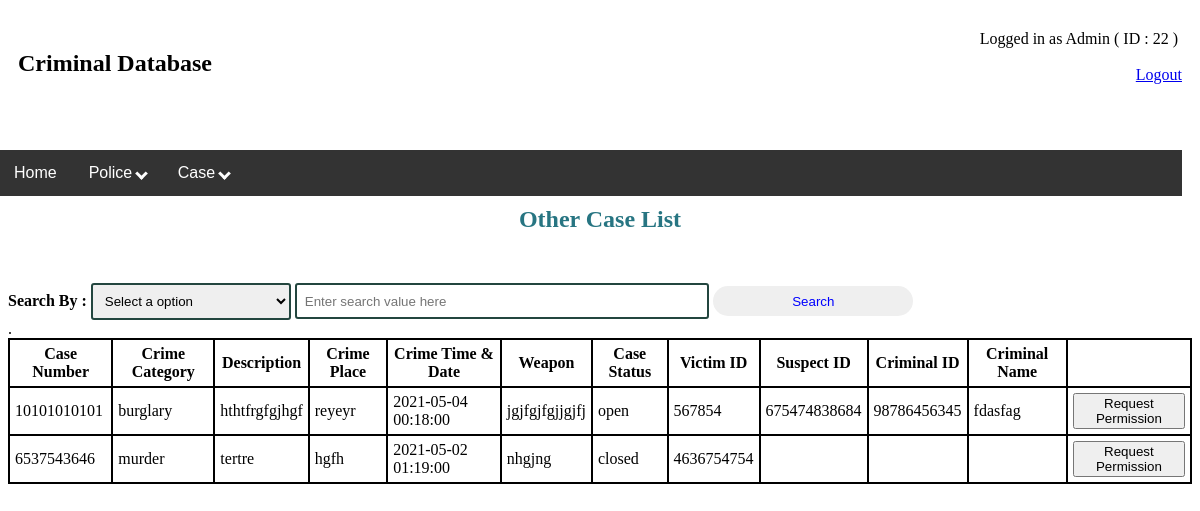
The app's page /view/OTHER CASES_police.php (signed in) with its own data.
### tables this page shows
CREATE TABLE `case_file` (
  `CaseNumber` varchar(20) NOT NULL,
  `CrimeCategory` varchar(20) NOT NULL,
  `Description` varchar(200) NOT NULL,
  `CrimePlace` varchar(20) NOT NULL,
  `TimeDate` datetime NOT NULL,
  `Weapon` varchar(30) NOT NULL,
  `CaseStatus` varchar(10) NOT NULL,
  `ReportingPoliceID` varchar(20) NOT NULL,
  `Privacy` varchar(20) NOT NULL
);

CREATE TABLE `victim` (
  `Victim_ID` varchar(30) NOT NULL,
  `NID` varchar(30) NOT NULL,
  `Description` varchar(200) NOT NULL,
  `CaseNumber` varchar(20) NOT NULL
);

CREATE TABLE `suspect` (
  `Suspect_ID` varchar(20) NOT NULL,
  `NID` varchar(30) NOT NULL,
  `Description` varchar(200) NOT NULL,
  `CaseNumber` varchar(20) NOT NULL
);

CREATE TABLE `convicted_criminal` (
  `Criminal_ID` varchar(20) NOT NULL,
  `NID` varchar(30) NOT NULL,
  `Description` varchar(200) NOT NULL,
  `CaseNumber` varchar(20) NOT NULL
);

CREATE TABLE `person` (
  `NID` varchar(20) NOT NULL,
  `Name` varchar(20) NOT NULL,
  `DateOfBirth` date NOT NULL,
  `Gender` varchar(10) NOT NULL,
  `Address` varchar(50) NOT NULL,
  `PhoneNo` varchar(20) NOT NULL
);

### model/model.php (called while the page is built, shortened)
<?php
function getAllOtherCase($policeID){
    $conn = db_conn();
    $selectQuery = "SELECT case_file.CaseNumber, CrimeCategory, case_file.Description, CrimePlace, TimeDate, Weapon, CaseStatus, Victim_ID, victim.NID as 'vNID', victim.Description as 'vDescription', Suspect_ID, suspect.NID as 'sNID', suspect.Description as 'sDescription', Criminal_ID, convicted_criminal.NID as 'cNID', convicted_criminal.Description as 'cDescription', Name, DateOfBirth, Gender, Address, PhoneNo FROM case_file LEFT JOIN convicted_criminal ON case_file.CaseNumber = convicted_criminal.CaseNumber LEFT JOIN suspect ON case_file.CaseNumber = suspect.CaseNumber LEFT JOIN victim ON case_file.CaseNumber = victim.CaseNumber LEFT JOIN person ON person.NID = convicted_criminal.NID WHERE case_file.CaseNumber not in (SELECT CaseNumber FROM case_access where Police_ID = '$policeID') and ReportingPoliceID != '$policeID' and Privacy = 'public'";
    try{
        $stmt = $conn->query($selectQuery);
    }catch(PDOException $e){
        echo $e->getMessage();
    }
    $rows = $stmt->fetchAll(PDO::FETCH_ASSOC);
    return $rows;
}
?>

### view/other cases_police 2.php (the view, shortened to what this page needs)
<?php
require_once '../model/model.php';
if (isset($_SESSION['policeID'])) {
    $myCaseList = getAllOtherCase($_SESSION['policeID']);
}
?>
<!DOCTYPE html>
<html>
<head>
    <link rel="stylesheet" type="text/css" href="../style.css">
</head>
<body>
    <h2 class="h2">Other Case List</h2>
    <form method="post">
        <span id=""><b>Search By :</b> </span>
        <select name="searchBy" class="textBox1">
            <option value="" disabled selected>Select a option</option>
        </select>
        <input class="textBox" type="text" name="searchValue" placeholder="Enter search value here">
        <input id="submit" type="submit" name="search" value="Search">
    </form>
<table>
    <thead>
        <tr>
            <th>Case Number</th>
            <th>Crime Category</th>
            <th>Description</th>
            <th>Crime Place</th>
            <th>Crime Time & Date</th>
            <th>Weapon</th>
            <th>Case Status</th>
            <th>Victim ID</th>
            <th>Suspect ID</th>
            <th>Criminal ID</th>
            <th>Criminal Name</th>
        </tr>.
    </thead>
    <tbody>
        <?php
        foreach ($myCaseList as $i => $case):
            echo '<tr>';
                echo '<td>' .$case["CaseNumber"]. '</td>';
                echo '<td>' .$case["CrimeCategory"]. '</td>';
                echo '<td>' .$case["Description"]. '</td>';
                echo '<td>' .$case["CrimePlace"]. '</td>';
                echo '<td>' .$case["TimeDate"]. '</td>';
                echo '<td>' .$case["Weapon"]. '</td>';
                echo '<td>' .$case["CaseStatus"]. '</td>';
                echo '<td>' .$case["Victim_ID"]. '</td>';
                echo '<td>' .$case["Suspect_ID"]. '</td>';
                echo '<td>' .$case["Criminal_ID"]. '</td>';
                echo '<td>' .$case["Name"]. '</td>';
                echo '<td><a href="REQUEST PERMISSION.php?CaseNumber=' .$case["CaseNumber"]. '"><button>Request Permission</button></a></td>';
            echo '</tr>' ;
        endforeach;
        ?>
    </tbody>
</table>
</body>
</html>

### style.css (style rules this page uses)
.textBox { width: 400px; height: 30px; border: 2px solid #23463f; border-radius: 3px; padding-left: 8px; }
.textBox1 { width: 200px; height: 37px; border: 2px solid #23463f; border-radius: 3px; padding-left: 8px; }
#submit { width: 200px; height: 30px; border: none; border-radius: 17px; padding-left: 7px; color: blue; }
.h2 { text-align: center; color: #277582; padding: 30px; }
table { width: 100%; }
table,th,td { border : 2px solid black; border-collapse: collapse; }
th,td { padding: 5px; }

### records on screen
case_file: CaseNumber "10101010101", CrimeCategory "burglary", Description "hthtfrgfgjhgf", CrimePlace "reyeyr", TimeDate "2021-05-04 00:18:00", Weapon "jgjfgjfgjjgjfj", CaseStatus "open", victim.Victim_ID "567854", suspect.Suspect_ID "675474838684", convicted_criminal.Criminal_ID "98786456345", person.Name "fdasfag"
victim: CaseNumber.CaseNumber "6537543646", CaseNumber.CrimeCategory "murder", CaseNumber.Description "tertre", CaseNumber.CrimePlace "hgfh", CaseNumber.TimeDate "2021-05-02 01:19:00", CaseNumber.Weapon "nhgjng", CaseNumber.CaseStatus "closed", Victim_ID "4636754754"

### other values on screen
$_SESSION["id"] "22"
